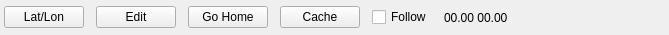
<?xml version="1.0" encoding="UTF-8"?>
<ui version="4.0">
 <class>QGCMapToolBar</class>
 <widget class="QWidget" name="QGCMapToolBar">
  <property name="geometry">
   <rect>
    <x>0</x>
    <y>0</y>
    <width>669</width>
    <height>35</height>
   </rect>
  </property>
  <property name="windowTitle">
   <string>Form</string>
  </property>
  <layout class="QHBoxLayout" name="horizontalLayout">
   <property name="spacing">
    <number>12</number>
   </property>
   <property name="margin">
    <number>4</number>
   </property>
   <item>
    <widget class="QPushButton" name="goToButton">
     <property name="text">
      <string>Lat/Lon</string>
     </property>
    </widget>
   </item>
   <item>
    <widget class="QPushButton" name="editButton">
     <property name="text">
      <string>Edit</string>
     </property>
    </widget>
   </item>
   <item>
    <widget class="QPushButton" name="goHomeButton">
     <property name="text">
      <string>Go Home</string>
     </property>
    </widget>
   </item>
   <item>
    <widget class="QPushButton" name="ripMapButton">
     <property name="text">
      <string>Cache</string>
     </property>
    </widget>
   </item>
   <item>
    <widget class="QCheckBox" name="followCheckBox">
     <property name="text">
      <string>Follow</string>
     </property>
    </widget>
   </item>
   <item>
    <widget class="QLabel" name="posLabel">
     <property name="text">
      <string>00.00 00.00</string>
     </property>
    </widget>
   </item>
   <item>
    <spacer name="horizontalSpacer">
     <property name="orientation">
      <enum>Qt::Horizontal</enum>
     </property>
     <property name="sizeHint" stdset="0">
      <size>
       <width>242</width>
       <height>20</height>
      </size>
     </property>
    </spacer>
   </item>
  </layout>
 </widget>
 <resources/>
 <connections/>
</ui>
